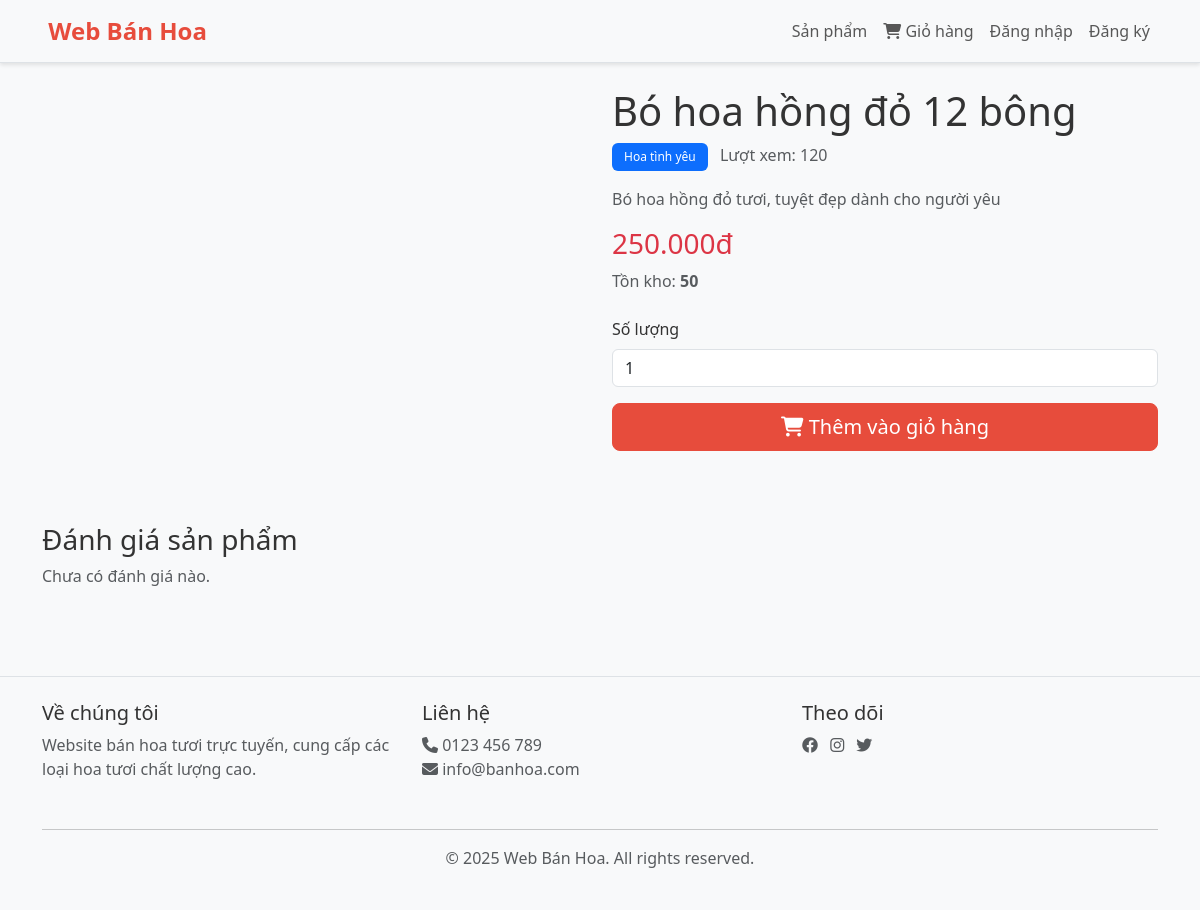
The app's page /product-detail.php?id=1 with its own data.
### tables this page shows
CREATE TABLE products (
    product_id INT AUTO_INCREMENT PRIMARY KEY,
    name VARCHAR(255) NOT NULL,
    description TEXT,
    price DECIMAL(10, 2) NOT NULL,
    stock INT DEFAULT 0,
     
    image_url VARCHAR(500), 
    category_id INT,
    status ENUM('available', 'out_of_stock', 'discontinued') DEFAULT 'available',
    sold_count INT DEFAULT 0,
    view_count INT DEFAULT 0, 
    created_at TIMESTAMP DEFAULT CURRENT_TIMESTAMP,
    updated_at TIMESTAMP DEFAULT CURRENT_TIMESTAMP ON UPDATE CURRENT_TIMESTAMP,
    FOREIGN KEY (category_id) REFERENCES categories(category_id) ON DELETE SET NULL
);

CREATE TABLE categories (
    category_id INT AUTO_INCREMENT PRIMARY KEY,
    name VARCHAR(100) NOT NULL,
    description TEXT,
    status ENUM('active', 'inactive') DEFAULT 'active'
);

### product-detail.php (called while the page is built, shortened)
<?php
include 'views/products/detail.php';
?>

### models/Product.php (called while the page is built, shortened)
<?php
class Product {
    private $conn;
    private $table = 'products';
    public function __construct($db) {
        $this->conn = $db;
    }
    public function getProductById($product_id) {
        $query = "SELECT p.*, c.name as category_name
                  FROM " . $this->table . " p
                  LEFT JOIN categories c ON p.category_id = c.category_id
                  WHERE p.product_id = ?";
        $stmt = $this->conn->prepare($query);
        $stmt->bind_param("i", $product_id);
        $stmt->execute();
        $product = $stmt->get_result()->fetch_assoc();
        if ($product) {
            $img_query = "SELECT image_url FROM product_images
                         WHERE product_id = ?
                         ORDER BY sort_order ASC";
            $img_stmt = $this->conn->prepare($img_query);
            $img_stmt->bind_param("i", $product_id);
            $img_stmt->execute();
            $product['images'] = $img_stmt->get_result()->fetch_all(MYSQLI_ASSOC);
        }
        return $product;
    }
}
?>

### views/products/detail.php (the view, shortened to what this page needs)
<?php
$conn = require 'config/database.php';
require_once 'models/Product.php';
$product_model = new Product($conn);
$review_model = new Review($conn);
$product = $product_model->getProductById($_GET['id']);
$reviews = $review_model->getProductReviews($product['product_id']);
?>
<?php include 'views/layout/header.php'; ?>
<div class="container">
    <div class="row">
        <div class="col-md-6">
        </div>
        <div class="col-md-6">
            <h1><?php echo $product['name']; ?></h1>
            <div class="mb-3">
                <span class="badge bg-primary"><?php echo $product['category_name']; ?></span>
                <span class="text-muted ms-2">Lượt xem: <?php echo $product['view_count']; ?></span>
            </div>
            <p class="text-muted"><?php echo $product['description']; ?></p>
            <div class="mb-4">
                <h3 class="text-danger"><?php echo number_format($product['price'], 0, ',', '.'); ?>đ</h3>
                <p class="text-muted">Tồn kho: <strong><?php echo $product['stock']; ?></strong></p>
            </div>
            <?php if ($product['stock'] > 0): ?>
                <form method="POST" class="mb-4">
                    <div class="mb-3">
                        <label for="quantity" class="form-label">Số lượng</label>
                        <input type="number" class="form-control" id="quantity" name="quantity" value="1" min="1" max="<?php echo $product['stock']; ?>">
                    </div>
                    <button type="submit" name="add_to_cart" class="btn btn-primary btn-lg w-100">
                        <i class="fas fa-shopping-cart"></i> Thêm vào giỏ hàng
                    </button>
                </form>
            <?php else: ?>
                <div class="alert alert-warning">Sản phẩm hiện hết hàng</div>
            <?php endif; ?>
        </div>
    </div>
    <div class="row mt-5">
        <div class="col-md-8">
            <h3>Đánh giá sản phẩm</h3>
            <?php if (empty($reviews)): ?>
                <p class="text-muted">Chưa có đánh giá nào.</p>
            <?php endif; ?>
        </div>
    </div>
</div>
<?php include 'views/layout/footer.php'; ?>

### assets/css/style.css (style rules this page uses)
:root { --primary-color: #e74c3c; --secondary-color: #3498db; --light-color: #ecf0f1; --dark-color: #2c3e50; }
* { margin: 0; padding: 0; box-sizing: border-box; }
body { font-family: 'Segoe UI', Tahoma, Geneva, Verdana, sans-serif; background-color: #f8f9fa; color: #333; }
.btn-primary { background-color: var(--primary-color); border-color: var(--primary-color); }
.badge { padding: 0.5rem 0.75rem; font-weight: 500; }

### records on screen
products: name "Bó hoa hồng đỏ 12 bông", category.name "Hoa tình yêu", view_count "120", description "Bó hoa hồng đỏ tươi, tuyệt đẹp dành cho người yêu", price "250.000", stock "50"
